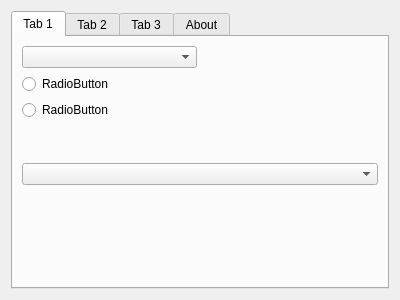
<?xml version="1.0" encoding="UTF-8"?>
<ui version="4.0">
 <class>Fire2aSimulatorDialogBase</class>
 <widget class="QDialog" name="Fire2aSimulatorDialogBase">
  <property name="geometry">
   <rect>
    <x>0</x>
    <y>0</y>
    <width>400</width>
    <height>300</height>
   </rect>
  </property>
  <property name="windowTitle">
   <string>Cell2 Fire Simulator</string>
  </property>
  <layout class="QGridLayout" name="gridLayout">
   <item row="0" column="0">
    <widget class="QTabWidget" name="tabWidget">
     <property name="enabled">
      <bool>true</bool>
     </property>
     <property name="currentIndex">
      <number>0</number>
     </property>
     <property name="tabsClosable">
      <bool>false</bool>
     </property>
     <property name="tabBarAutoHide">
      <bool>false</bool>
     </property>
     <widget class="QWidget" name="tab">
      <attribute name="title">
       <string>Tab 1</string>
      </attribute>
      <layout class="QGridLayout" name="gridLayout_2">
       <item row="1" column="0">
        <widget class="QRadioButton" name="radioButton">
         <property name="text">
          <string>RadioButton</string>
         </property>
        </widget>
       </item>
       <item row="0" column="0">
        <widget class="QComboBox" name="comboBox"/>
       </item>
       <item row="2" column="0">
        <widget class="QRadioButton" name="radioButton_2">
         <property name="text">
          <string>RadioButton</string>
         </property>
        </widget>
       </item>
       <item row="3" column="0" rowspan="2" colspan="2">
        <widget class="QgsMapLayerComboBox" name="mMapLayerComboBox"/>
       </item>
       <item row="5" column="0">
        <widget class="QgsFileWidget" name="mQgsFileWidget"/>
       </item>
      </layout>
     </widget>
     <widget class="QWidget" name="tab_2">
      <property name="enabled">
       <bool>true</bool>
      </property>
      <attribute name="title">
       <string>Tab 2</string>
      </attribute>
      <layout class="QGridLayout" name="gridLayout_4">
       <item row="0" column="0">
        <widget class="QgsDoubleSpinBox" name="mQgsDoubleSpinBox"/>
       </item>
      </layout>
     </widget>
     <widget class="QWidget" name="tab_3">
      <property name="enabled">
       <bool>false</bool>
      </property>
      <attribute name="title">
       <string>Tab 3</string>
      </attribute>
      <layout class="QGridLayout" name="gridLayout_3">
       <item row="0" column="0">
        <widget class="QgsDoubleSpinBox" name="mQgsDoubleSpinBox_2"/>
       </item>
      </layout>
     </widget>
     <widget class="QWidget" name="tab_4">
      <attribute name="title">
       <string>About</string>
      </attribute>
     </widget>
    </widget>
   </item>
  </layout>
 </widget>
 <customwidgets>
  <customwidget>
   <class>QgsDoubleSpinBox</class>
   <extends>QDoubleSpinBox</extends>
   <header>qgsdoublespinbox.h</header>
  </customwidget>
  <customwidget>
   <class>QgsFileWidget</class>
   <extends>QWidget</extends>
   <header>qgsfilewidget.h</header>
  </customwidget>
  <customwidget>
   <class>QgsMapLayerComboBox</class>
   <extends>QComboBox</extends>
   <header>qgsmaplayercombobox.h</header>
  </customwidget>
 </customwidgets>
 <resources/>
 <connections/>
</ui>
